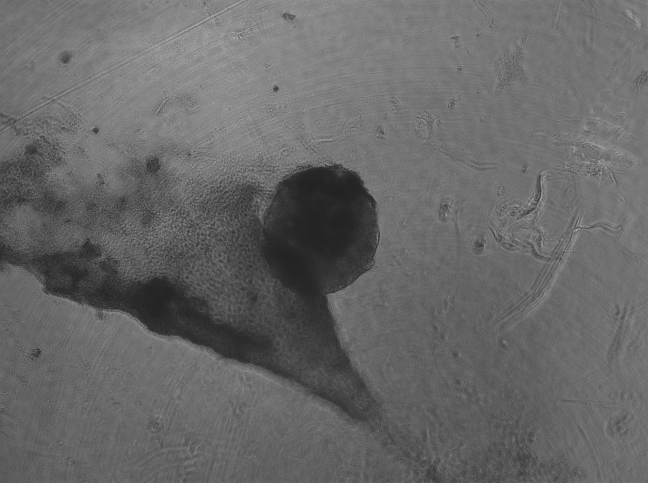
#> input picture src/datasets/label/75.png, 1296 x 966 px, found by its file name (shown at 1/2 size)
$ python pre_process.py
#> lines starting #> are read from the running program, lines starting #| are printed output that depends on the picture
import numpy as np
import cv2 as cv
import matplotlib.pyplot as plt
import os


img = cv.imread('\\Users\\pperez\\Desktop\\Personal\\MAESTRIA\\proyecto-especializacion-ceia\\src\\datasets\\label\\75.png', cv.IMREAD_GRAYSCALE)
#> img is the input picture: shape (966, 1296); min 14, max 216, mean 103.5

# Imagen original
plt.figure()
ax1=plt.subplot(221)
ax1.imshow(img, cmap='gray', vmin=0, vmax=255)
ax1.set_title('Original')

hist1,bins1 = np.histogram(img.ravel(),256,[0,256])
#> hist1 = 256 values, max 28494 at index 111, min 0 at index 0, mean 4890.4; bins1 = 257 values from 0 to 256
ax3=plt.subplot(223)
ax3.plot(hist1)

#Equalizo
clahe = cv.createCLAHE(clipLimit=2.0, tileGridSize=(8,8))
img_eqzd = clahe.apply(img)
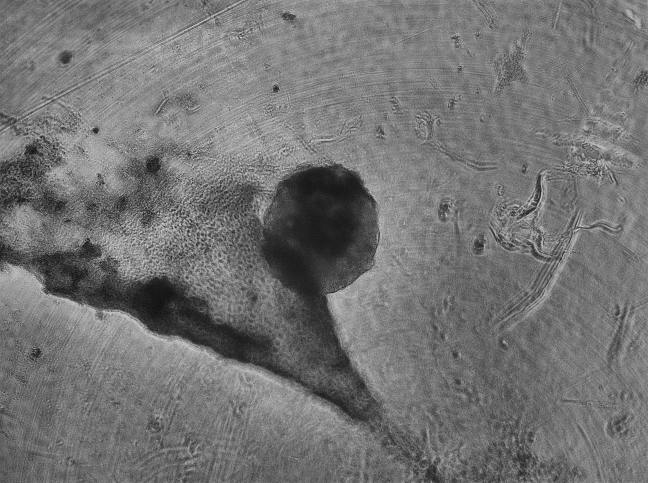
#> img_eqzd: shape (966, 1296) (shown at 1/2 size); min 8, max 229, mean 115.3
ax2=plt.subplot(222)

ax2.imshow(img_eqzd, cmap='gray', vmin=0, vmax=255)
ax2.set_title('Ecualizada')

hist2,bins2 = np.histogram(img_eqzd.ravel(),256,[0,256])
#> hist2 = 256 values, max 18478 at index 120, min 0 at index 0, mean 4890.4; bins2 = 257 values from 0 to 256
ax4=plt.subplot(224)
ax4.plot(hist2)

plt.figure()
ax = plt.subplot()
ax.imshow(img_eqzd, cmap='gray', vmin=0, vmax=255)
plt.show()
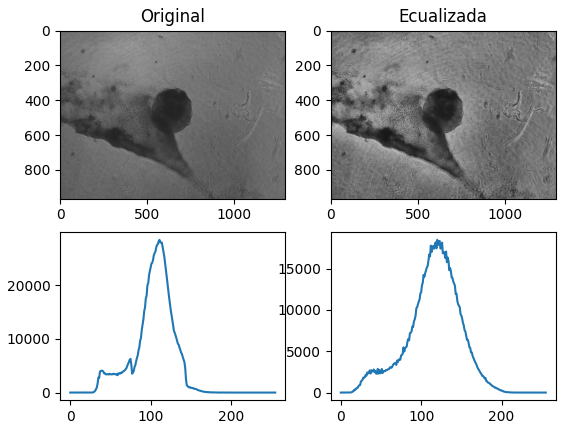
#> figure drawn by matplotlib, 4 panels; panel 2: curve peaks at x = 111, y = 28494; panel 4: curve peaks at x = 120, y = 18478


# plt.imshow(l,cmap='gray', vmin=0, vmax=255)
# plt.show()

$ run again, with src/datasets/label/11.png copied over src/datasets/label/75.png
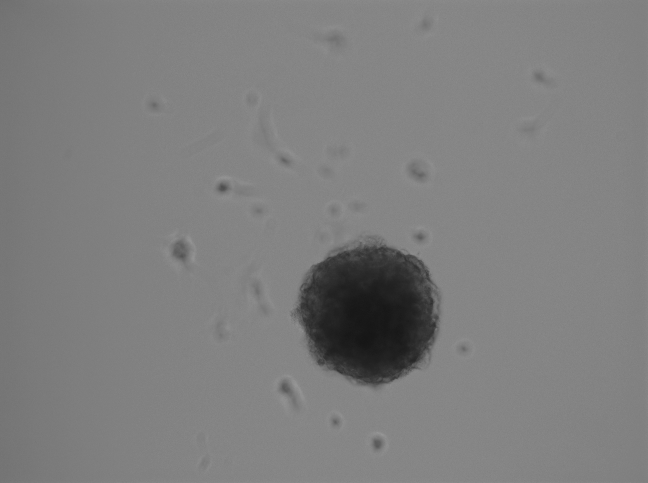
#> input picture src/datasets/label/11.png, 1296 x 966 px, found by its file name (shown at 1/2 size)
#> img is the input picture: shape (966, 1296); min 20, max 152, mean 126
#> hist1 = 256 values, max 145811 at index 134, min 0 at index 0, mean 4890.4; bins1 = 257 values from 0 to 256
#> `img_eqzd = clahe.apply(img)`:
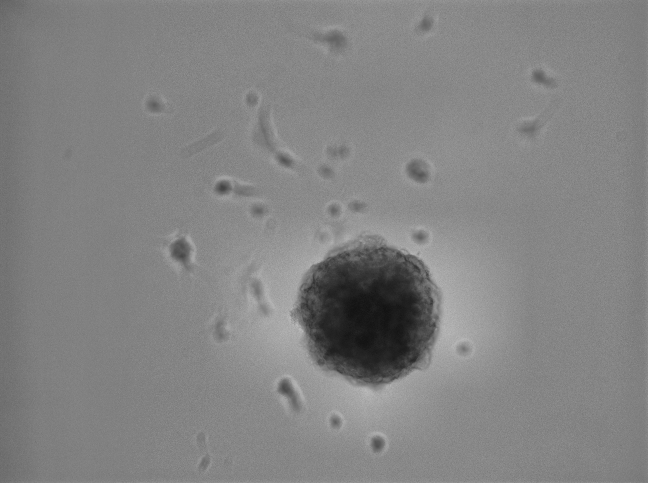
#> img_eqzd: shape (966, 1296) (shown at 1/2 size); min 14, max 192, mean 130.7
#> hist2 = 256 values, max 63632 at index 132, min 0 at index 0, mean 4890.4; bins2 = 257 values from 0 to 256
#> `plt.show()`:
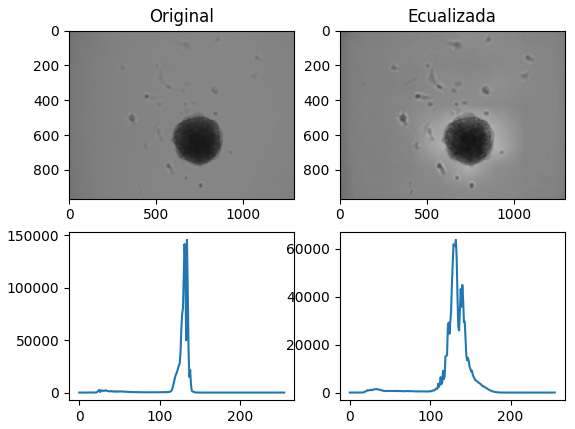
#> figure drawn by matplotlib, 4 panels; panel 2: curve peaks at x = 134, y = 145811; panel 4: curve peaks at x = 132, y = 63632

$ run again, with src/datasets/label/13.png copied over src/datasets/label/75.png
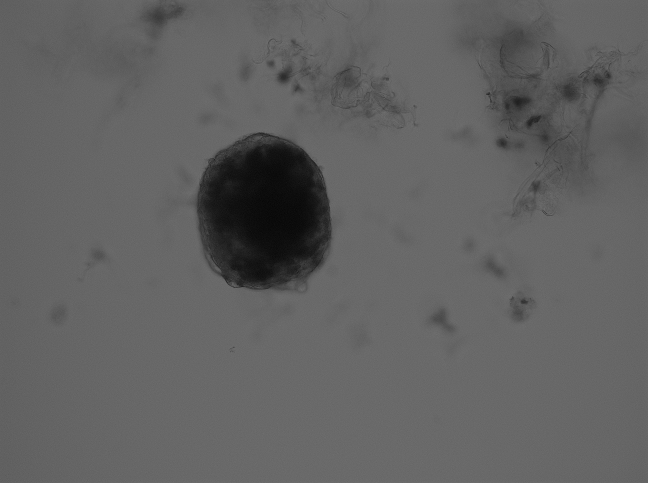
#> input picture src/datasets/label/13.png, 1296 x 966 px, found by its file name (shown at 1/2 size)
#> img is the input picture: shape (966, 1296); min 0, max 120, mean 96.9
#> hist1 = 256 values, max 101441 at index 103, min 0 at index 1, mean 4890.4; bins1 = 257 values from 0 to 256
#> `img_eqzd = clahe.apply(img)`:
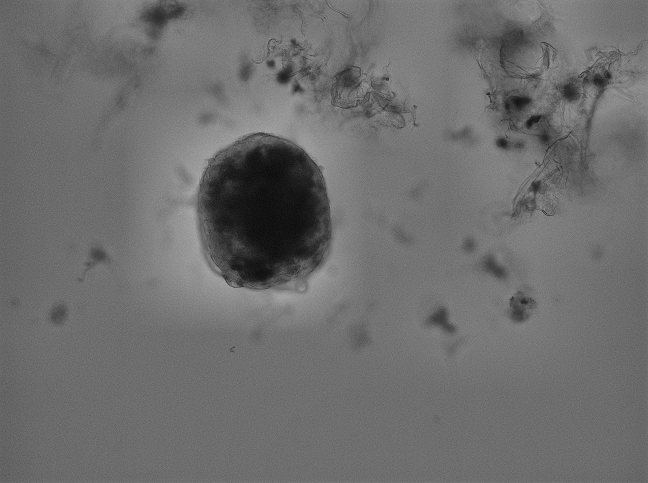
#> img_eqzd: shape (966, 1296) (shown at 1/2 size); min 1, max 178, mean 109.4
#> hist2 = 256 values, max 40793 at index 112, min 0 at index 0, mean 4890.4; bins2 = 257 values from 0 to 256
#> `plt.show()`:
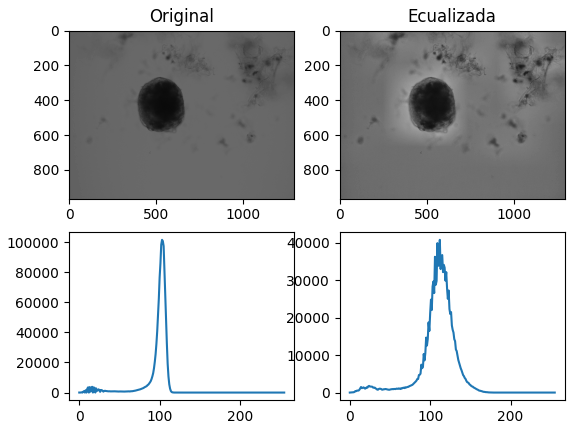
#> figure drawn by matplotlib, 4 panels; panel 2: curve peaks at x = 103, y = 101441; panel 4: curve peaks at x = 112, y = 40793

$ run again, with src/datasets/label/15.png copied over src/datasets/label/75.png
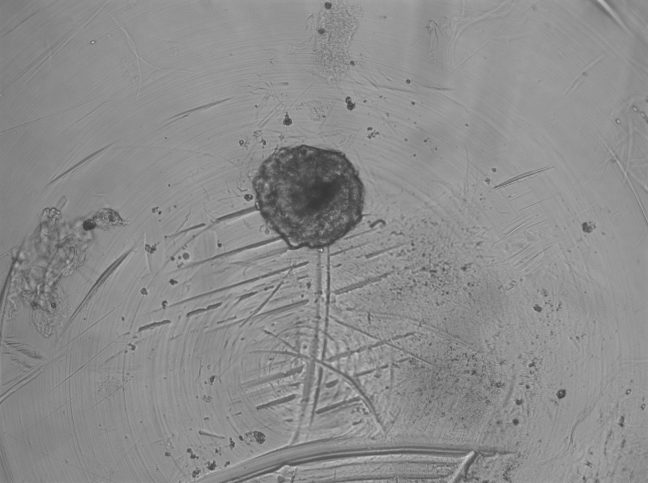
#> input picture src/datasets/label/15.png, 1296 x 966 px, found by its file name (shown at 1/2 size)
#> img is the input picture: shape (966, 1296); min 53, max 235, mean 140.4
#> hist1 = 256 values, max 57745 at index 147, min 0 at index 0, mean 4890.4; bins1 = 257 values from 0 to 256
#> `img_eqzd = clahe.apply(img)`:
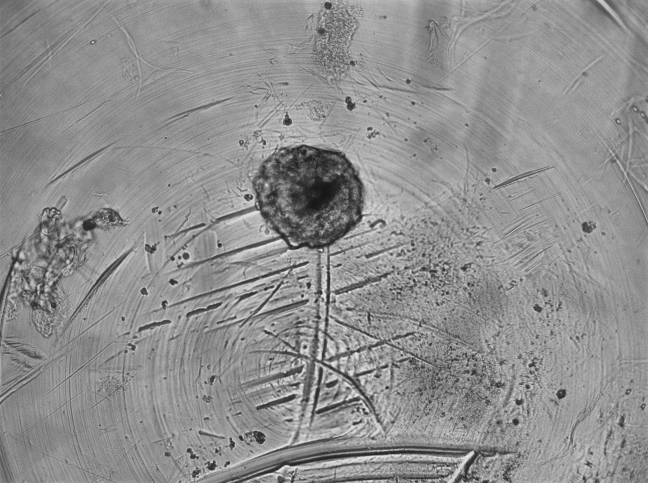
#> img_eqzd: shape (966, 1296) (shown at 1/2 size); min 20, max 247, mean 143.5
#> hist2 = 256 values, max 29397 at index 150, min 0 at index 0, mean 4890.4; bins2 = 257 values from 0 to 256
#> `plt.show()`:
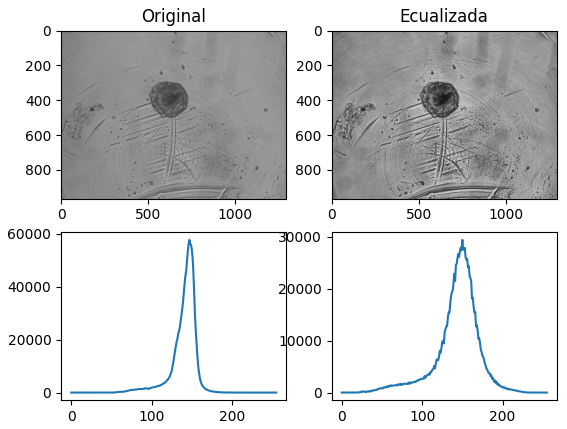
#> figure drawn by matplotlib, 4 panels; panel 2: curve peaks at x = 147, y = 57745; panel 4: curve peaks at x = 150, y = 29397
